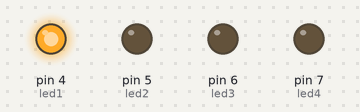
The sketch below on a simulated Arduino Uno, built with avr-gcc and run on an emulated ATmega328P. Shown: output pins drawn as LEDs (lit = HIGH).

Above: at 0.05 s.
At 0.75 s:
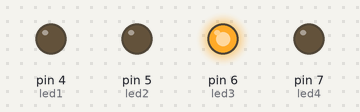
At 1.4 s:
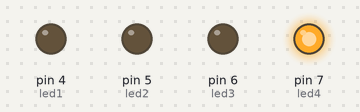
At 2.3 s:
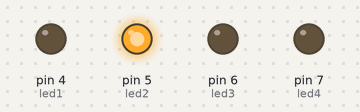
At 3.8 s:
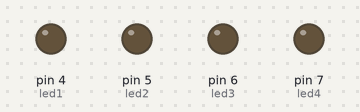
Timing chart, 0 to 4.6 s (numbered marks = the images above):
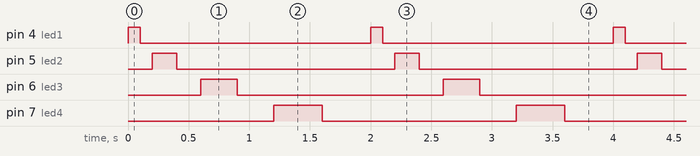

The sketch:

primeiroarduino.ino
```cpp
int led1 = 4;
int led2 = 5;
int led3 = 6;
int led4 = 7;


void setup() {
  // put your setup code here, to run once:
  pinMode(led1, OUTPUT);
  pinMode(led2, OUTPUT);
  pinMode(led3, OUTPUT);
  pinMode(led4, OUTPUT);

}

void loop() {
  // put your main code here, to run repeatedly:
  digitalWrite(led1, HIGH);
  delay(100);
  digitalWrite(led1, LOW);
  delay(100);

  digitalWrite(led2, HIGH);
  delay(200);
  digitalWrite(led2, LOW);
  delay(200);

  digitalWrite(led3, HIGH);
  delay(300);
  digitalWrite(led3, LOW);
  delay(300);

  digitalWrite(led4, HIGH);
  delay(400);
  digitalWrite(led4, LOW);
  delay(400);
}
```

Measured:
- by itself, pin 4 (led1): alternates HIGH for 0.10 s and LOW for 1.9 s
- by itself, pin 5 (led2): alternates HIGH for 0.20 s and LOW for 1.8 s
- by itself, pin 6 (led3): alternates HIGH for 0.30 s and LOW for 1.7 s
- by itself, pin 7 (led4): alternates HIGH for 0.40 s and LOW for 1.6 s
